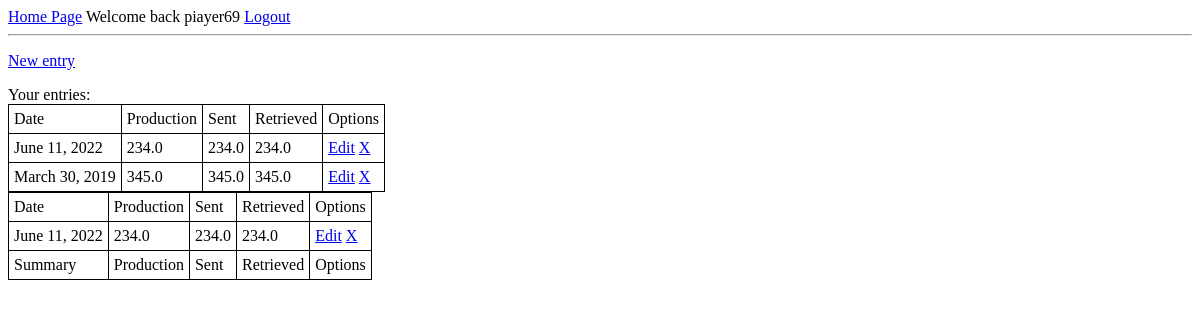
The app's page / (signed in), older data.
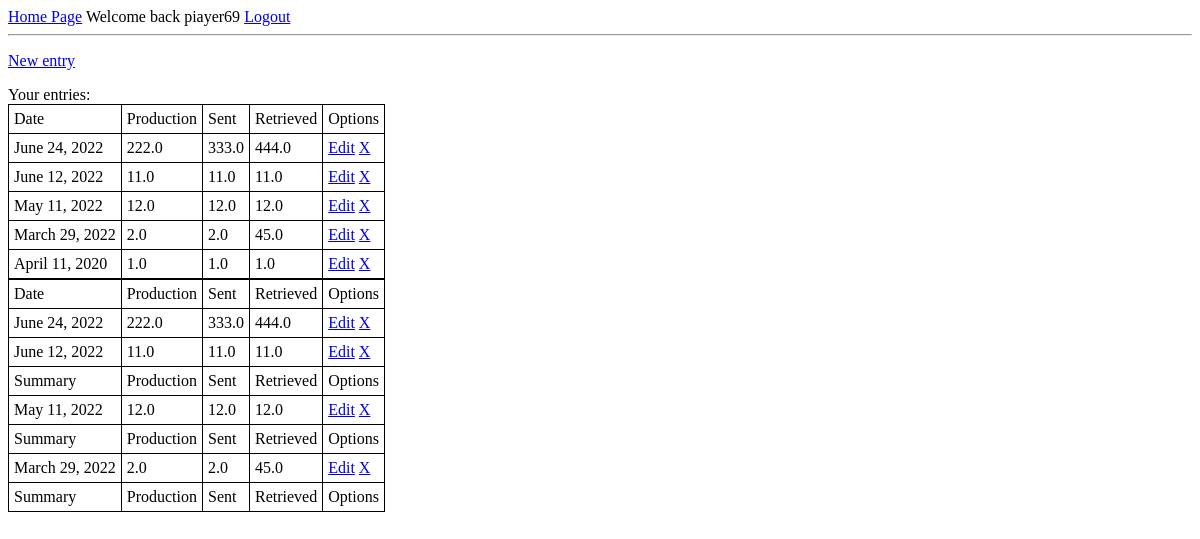
The same page, newer data.
### fv_calc/models.py (models this page shows)
class EntryModel(models.Model):
  user = models.ForeignKey(User, models.CASCADE)
  production = models.FloatField()
  sent = models.FloatField()
  retrieved = models.FloatField()
  date = models.DateField(default=now)
  created = models.DateTimeField(auto_now_add=True)
  updated = models.DateTimeField(auto_now=True)
  class Meta:
    ordering = ['-date']
  def __str__(self):
    return f"Entry of {self.user} from {self.date:%d/%m/%Y}"

### base/views.py (the view)
# urls.py: path('', views.home, name='home'),
def home(request):
  context = {}
  if request.user.is_authenticated:
    entries = EntryModel.objects.filter(user=request.user)
    months = entries.dates('date', 'month')
    sorted_entries = {}
    for month in months:
      if sorted_entries.get(month.year) is None:
        sorted_entries[month.year] = []
      sorted_entries[month.year].append({month.month: [e for e in entries if e.date.year == month.year and e.date.month == month.month]})
    for key, value in sorted_entries.items():
      print(key, value)
    print(now().year)
    context = {
      'entries': entries,
      'sorted_e': sorted_entries,
      'current_year': now().year,
    }
  return render(request, 'base/home.html', context)

### base/templates/base/home.html (shortened to what this page needs)
{% extends 'base/base.html' %}
{% block content %}
{% if request.user.is_authenticated %}
<p><a href='{% url "add_data" %}'>New entry</a></p>
<div>
Your entries:
<table>
  <tr><td>Date</td><td>Production</td><td>Sent</td><td>Retrieved</td><td>Options</td></tr>
  {% for entry in entries %}
    <tr>
    <td>{{entry.date}}</td><td>{{entry.production}}</td><td>{{entry.sent}}</td><td>{{entry.retrieved}}</td><td><a href='{% url "edit_data" entry.id %}'>Edit</a> <a href='{% url "delete_data" entry.id %}'>X</a></td>
    </tr>
  {% endfor %}
</table>
</div>
<table>
  <tr><td>Date</td><td>Production</td><td>Sent</td><td>Retrieved</td><td>Options</td></tr>
  {% for year, months in sorted_e.items %}
  {% if year == current_year %}
    {% for month in months reversed %}
      {% for m, entries in month.items %}
        {% for entry in entries %}
          <tr>
          <td>{{entry.date}}</td><td>{{entry.production}}</td><td>{{entry.sent}}</td><td>{{entry.retrieved}}</td><td><a href='{% url "edit_data" entry.id %}'>Edit</a> <a href='{% url "delete_data" entry.id %}'>X</a></td>
          </tr>
        {% endfor %}
        <tr><td>Summary</td><td>Production</td><td>Sent</td><td>Retrieved</td><td>Options</td></tr>
      {% endfor %}
    {% endfor %}
  {% endif %}
  {% endfor %}
</table>
{% else %}
Start tracking your photovoltaics today!
{% endif %}
{% endblock %}

### base/templates/base/base.html (shortened to what this page needs)
{% load static %}
<!DOCTYPE html>
<html lang="en">
<head>
  <link rel="stylesheet" href="{% static 'base/styles/style.css' %}">
</head>
<body>
{% include 'base/nav.html' %}
{% block content %}
{% endblock %}
</body>
</html>

### base/templates/base/nav.html
<a href='{% url "home" %}'>Home Page</a>
{% if request.user.is_authenticated %}
Welcome back {{request.user}}
<a href='{% url "logout" %}'>Logout</a>
{% else %}
<a href='{% url "login" %}'>Login</a>
<a href='{% url "register" %}'>Register</a>
{% endif %}
<hr>

### static/base/styles/style.css (style rules this page uses)
table { border-collapse:collapse; }
table tr td { border: 1px solid black; padding: 5px; }

Row changes from the older to the newer data that the page shows:
removed EntryModel: date "June 11, 2022", production "234.0", sent "234.0", retrieved "234.0"
removed EntryModel: date "March 30, 2019", production "345.0", sent "345.0", retrieved "345.0"
added EntryModel: date "June 24, 2022", production "222.0", sent "333.0", retrieved "444.0"
added EntryModel: date "June 12, 2022", production "11.0", sent "11.0", retrieved "11.0"
added EntryModel: date "May 11, 2022", production "12.0", sent "12.0", retrieved "12.0"
added EntryModel: date "March 29, 2022", production "2.0", sent "2.0", retrieved "45.0"
added EntryModel: date "April 11, 2020", production "1.0", sent "1.0", retrieved "1.0"
